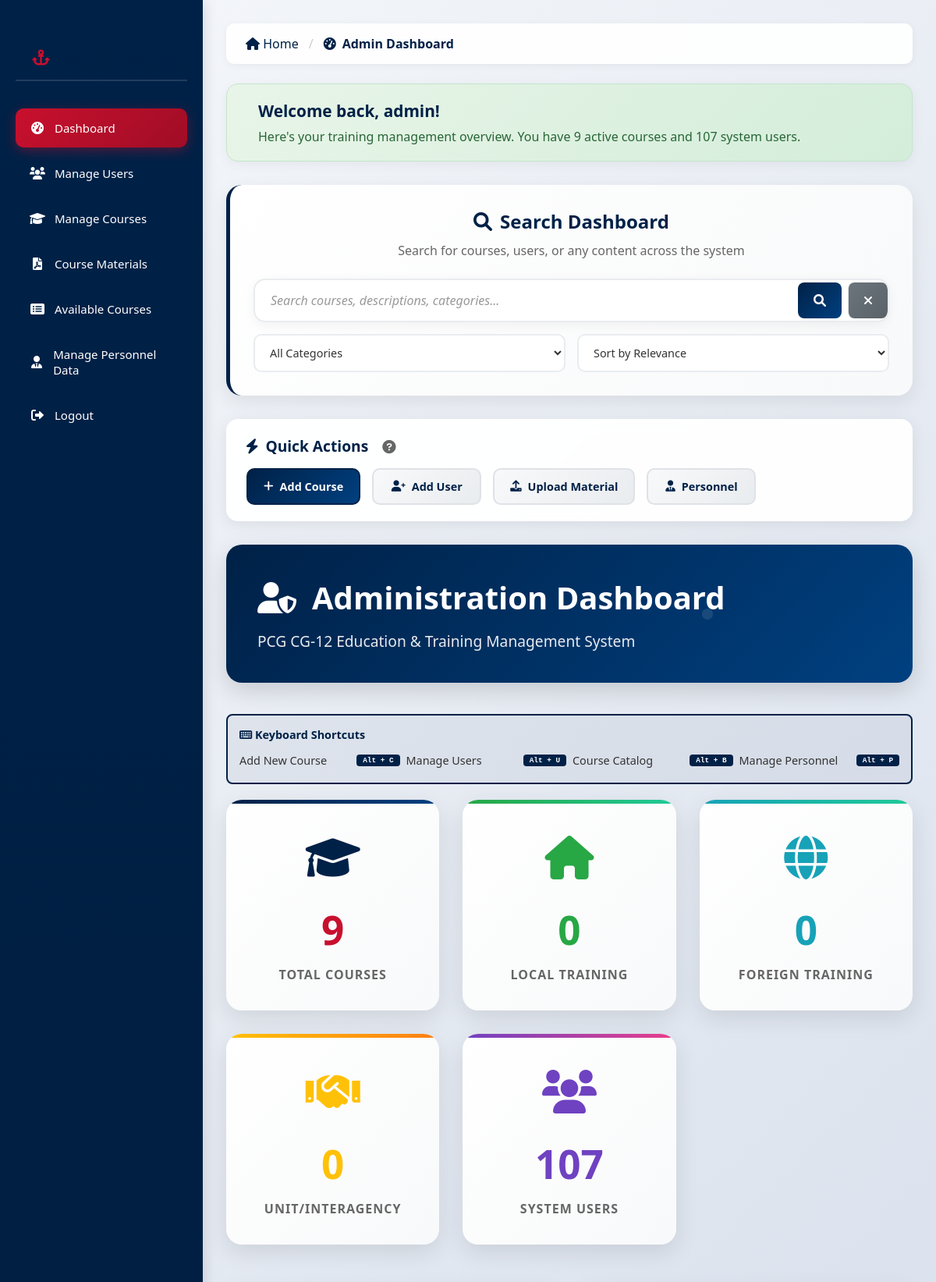
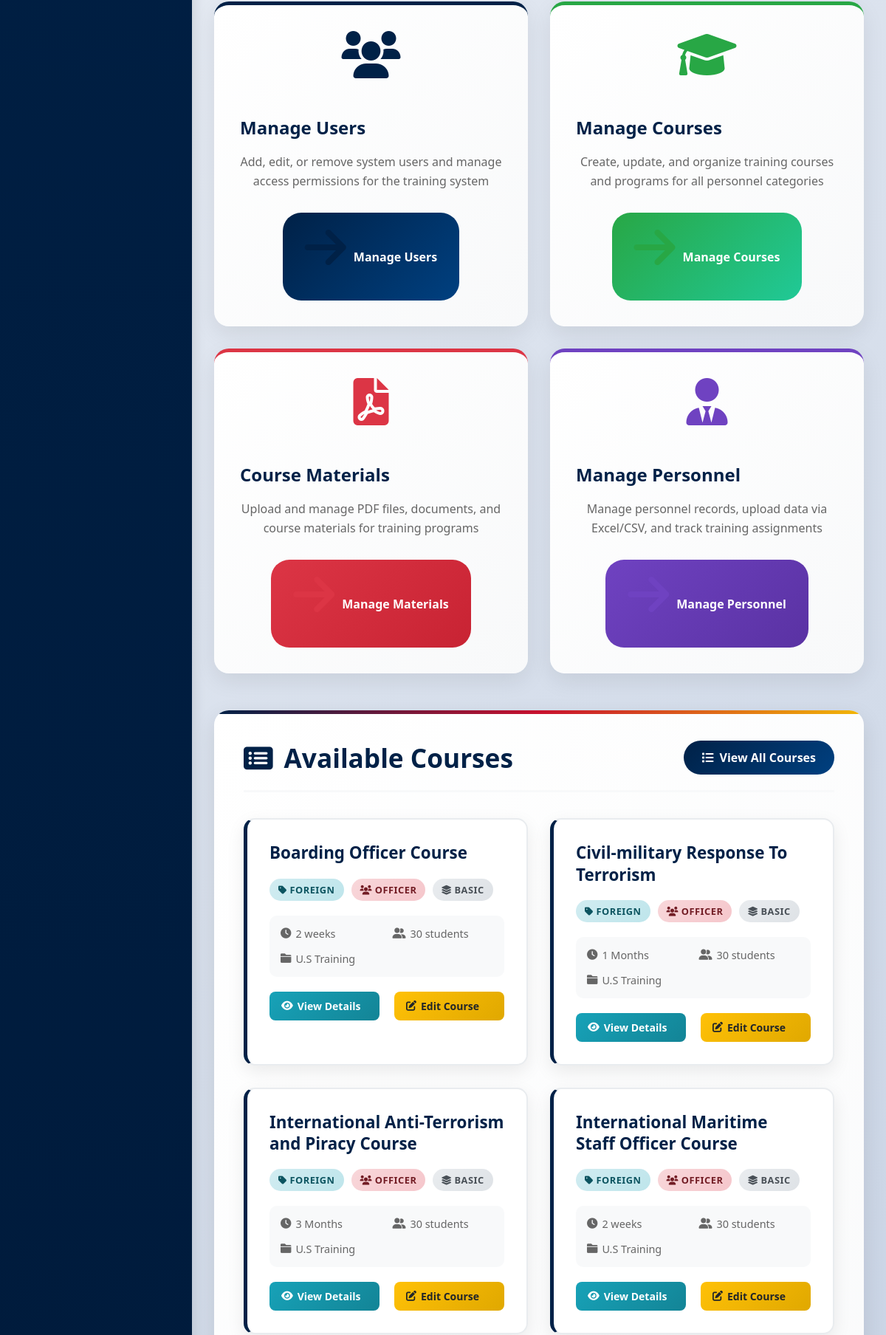
Page /admin-dashboard-enhanced.php (signed in, upper part) on the committed database (2 pictures, top to bottom).
### tables this page shows
CREATE TABLE `courses` (
  `id` int(11) NOT NULL,
  `course_name` varchar(255) NOT NULL,
  `course_code` varchar(50) DEFAULT NULL,
  `training_type` enum('Local','Foreign','Unit') NOT NULL DEFAULT 'Local',
  `category` varchar(100) DEFAULT NULL,
  `subcategory` varchar(100) DEFAULT NULL,
  `target_audience` enum('Officer','Non-Officer','Both') NOT NULL DEFAULT 'Both',
  `course_level` enum('Basic','Intermediate','Advanced','Senior') DEFAULT 'Basic',
  `description` text DEFAULT NULL,
  `duration` varchar(100) DEFAULT NULL,
  `capacity` int(11) DEFAULT 30,
  `prerequisites` text DEFAULT NULL,
  `learning_objectives` text DEFAULT NULL,
  `course_outline` text DEFAULT NULL,
  `file_attachment` varchar(255) DEFAULT NULL,
  `status` enum('Active','Inactive','Pending') DEFAULT 'Active',
  `completion_status` enum('In Progress','Completed','Cancelled') DEFAULT NULL,
  `start_date` date DEFAULT NULL,
  `end_date` date DEFAULT NULL,
  `pass_date` date DEFAULT NULL,
  `instructor` varchar(255) DEFAULT NULL,
  `created_at` timestamp NOT NULL DEFAULT current_timestamp(),
  `updated_at` timestamp NOT NULL DEFAULT current_timestamp() ON UPDATE current_timestamp()
);

### admin-dashboard-enhanced.php (the view, shortened to what this page needs)
<?php
include 'db.php';
$check_columns = $conn->query("SHOW COLUMNS FROM courses LIKE 'training_type'");
$has_new_structure = $check_columns && $check_columns->num_rows > 0;
if ($has_new_structure) {
    $courses_query = "SELECT * FROM courses WHERE status = 'Active' ORDER BY training_type, course_name LIMIT 8";
} else {
    $courses_query = "SELECT * FROM courses ORDER BY course_name LIMIT 8";
}
$courses_result = $conn->query($courses_query);
if ($has_new_structure) {
    $stats_query = "SELECT
        COUNT(*) as total_courses,
        SUM(CASE WHEN training_type = 'Local Training' THEN 1 ELSE 0 END) as local_courses,
        SUM(CASE WHEN training_type = 'Foreign Training' THEN 1 ELSE 0 END) as foreign_courses,
        SUM(CASE WHEN training_type = 'Unit / Interagency Training' THEN 1 ELSE 0 END) as unit_courses
        FROM courses WHERE status = 'Active'";
} else {
    $stats_query = "SELECT COUNT(*) as total_courses, 0 as local_courses, 0 as foreign_courses, 0 as unit_courses FROM courses";
}
$stats_result = $conn->query($stats_query);
$stats = $stats_result ? $stats_result->fetch_assoc() : ['total_courses' => 0, 'local_courses' => 0, 'foreign_courses' => 0, 'unit_courses' => 0];
$users_check = $conn->query("SHOW TABLES LIKE 'users'");
$has_users_table = $users_check && $users_check->num_rows > 0;
if ($has_users_table) {
    $users_count_result = $conn->query("SELECT COUNT(*) as total FROM users");
    $users_count = $users_count_result ? $users_count_result->fetch_assoc()['total'] : 0;
} else {
    $users_count = 1;
}
?>
<!DOCTYPE html>
<html lang="en">
<head>
  <link rel="stylesheet" href="admin-style-enhanced.css">
  <link rel="stylesheet" href="https://cdnjs.cloudflare.com/ajax/libs/font-awesome/6.0.0/css/all.min.css">
</head>
<body>
  <div class="sidebar">
    <div class="sidebar-header">
      <h2><i class="fas fa-anchor"></i> CG-12 Admin</h2>
    </div>
    <ul>
      <li><a href="admin-dashboard-enhanced.php" class="active"><i class="fas fa-tachometer-alt"></i> Dashboard</a></li>
      <li><a href="manage-users.php"><i class="fas fa-users"></i> Manage Users</a></li>
      <li><a href="manage-courses.php"><i class="fas fa-graduation-cap"></i> Manage Courses</a></li>
      <li><a href="course-materials.php"><i class="fas fa-file-pdf"></i> Course Materials</a></li>
      <li><a href="#available-courses"><i class="fas fa-list-alt"></i> Available Courses</a></li>
      <li><a href="manage_personnel.php"><i class="fas fa-user-tie"></i> Manage Personnel Data</a></li>
      <li><a href="logout.php"><i class="fas fa-sign-out-alt"></i> Logout</a></li>
    </ul>
  </div>
  <div class="main-content">
    <nav class="breadcrumb" aria-label="Breadcrumb">
      <ol class="breadcrumb-list">
        <li class="breadcrumb-item">
          <a href="index-improved.html"><i class="fas fa-home"></i> Home</a>
        </li>
        <li class="breadcrumb-separator">/</li>
        <li class="breadcrumb-item">
          <i class="fas fa-tachometer-alt"></i> Admin Dashboard
        </li>
      </ol>
    </nav>
    <div class="welcome-message">
      <div class="welcome-text">
        <h3>Welcome back, <?php echo htmlspecialchars($_SESSION['username']); ?>!</h3>
        <p>Here's your training management overview. You have <?php echo $stats['total_courses']; ?> active courses and <?php echo $users_count; ?> system users.</p>
      </div>
    </div>
    <div class="search-section">
      <div class="search-container">
        <div class="search-header">
          <h3><i class="fas fa-search"></i> Search Dashboard</h3>
          <p>Search for courses, users, or any content across the system</p>
        </div>
        <div class="search-bar-wrapper">
          <div class="search-input-group">
            <input type="text" id="dashboardSearch" placeholder="Search courses, descriptions, categories..." class="search-input">
            <button type="button" onclick="performSearch()" class="search-btn">
              <i class="fas fa-search"></i>
            </button>
            <button type="button" onclick="clearSearch()" class="clear-btn" title="Clear search">
              <i class="fas fa-times"></i>
            </button>
          </div>
          <div class="search-filters">
            <select id="searchCategory" class="filter-select">
              <option value="all">All Categories</option>
            </select>
            <select id="searchSort" class="filter-select">
              <option value="relevance">Sort by Relevance</option>
            </select>
          </div>
        </div>
      </div>
    </div>
    <div class="quick-toolbar">
      <div class="toolbar-title">
        <i class="fas fa-bolt"></i> Quick Actions
        <div class="tooltip">
          <i class="fas fa-question-circle" style="color: #666; font-size: 0.9em; margin-left: 8px;"></i>
        </div>
      </div>
      <div class="toolbar-actions">
        <a href="manage-courses-enhanced.php" class="toolbar-btn primary">
          <i class="fas fa-plus"></i> Add Course
        </a>
        <a href="manage-users.html" class="toolbar-btn">
          <i class="fas fa-user-plus"></i> Add User
        </a>
        <a href="course-materials.php" class="toolbar-btn">
          <i class="fas fa-upload"></i> Upload Material
        </a>
        <a href="manage_personnel.php" class="toolbar-btn">
          <i class="fas fa-user-tie"></i> Personnel
        </a>
      </div>
    </div>
    <div class="dashboard-header">
      <div class="dashboard-header-content">
        <div class="header-text">
          <h1><i class="fas fa-user-shield"></i> Administration Dashboard</h1>
          <p>PCG CG-12 Education & Training Management System</p>
        </div>
      </div>
    </div>
    <div class="keyboard-nav">
      <h4><i class="fas fa-keyboard"></i> Keyboard Shortcuts</h4>
      <div class="keyboard-shortcuts">
        <div class="shortcut">
          <span>Add New Course</span>
          <span class="shortcut-key">Alt + C</span>
        </div>
        <div class="shortcut">
          <span>Manage Users</span>
          <span class="shortcut-key">Alt + U</span>
        </div>
        <div class="shortcut">
          <span>Course Catalog</span>
          <span class="shortcut-key">Alt + B</span>
        </div>
        <div class="shortcut">
          <span>Manage Personnel</span>
          <span class="shortcut-key">Alt + P</span>
        </div>
      </div>
    </div>
    <div class="enhanced-stats">
      <div class="enhanced-stat-card" style="--card-color: linear-gradient(90deg, #002147, #004080); --icon-color: #002147; --icon-hover-color: #c8102e; --number-color: #c8102e; --number-hover-color: #002147;">
        <div class="stat-icon"><i class="fas fa-graduation-cap"></i></div>
        <div class="stat-number"><?php echo $stats['total_courses']; ?></div>
        <div class="stat-label">Total Courses</div>
      </div>
      <div class="enhanced-stat-card" style="--card-color: linear-gradient(90deg, #28a745, #20c997); --icon-color: #28a745; --icon-hover-color: #c8102e; --number-color: #28a745; --number-hover-color: #002147;">
        <div class="stat-icon"><i class="fas fa-home"></i></div>
        <div class="stat-number"><?php echo $stats['local_courses']; ?></div>
        <div class="stat-label">Local Training</div>
      </div>
      <div class="enhanced-stat-card" style="--card-color: linear-gradient(90deg, #17a2b8, #20c997); --icon-color: #17a2b8; --icon-hover-color: #c8102e; --number-color: #17a2b8; --number-hover-color: #002147;">
        <div class="stat-icon"><i class="fas fa-globe"></i></div>
        <div class="stat-number"><?php echo $stats['foreign_courses']; ?></div>
        <div class="stat-label">Foreign Training</div>
      </div>
      <div class="enhanced-stat-card" style="--card-color: linear-gradient(90deg, #ffc107, #fd7e14); --icon-color: #ffc107; --icon-hover-color: #c8102e; --number-color: #ffc107; --number-hover-color: #002147;">
        <div class="stat-icon"><i class="fas fa-handshake"></i></div>
        <div class="stat-number"><?php echo $stats['unit_courses']; ?></div>
        <div class="stat-label">Unit/Interagency</div>
      </div>
      <div class="enhanced-stat-card" style="--card-color: linear-gradient(90deg, #6f42c1, #e83e8c); --icon-color: #6f42c1; --icon-hover-color: #c8102e; --number-color: #6f42c1; --number-hover-color: #002147;">
        <div class="stat-icon"><i class="fas fa-users"></i></div>
        <div class="stat-number"><?php echo $users_count; ?></div>
        <div class="stat-label">System Users</div>
      </div>
    </div>
    <div class="quick-actions">
      <div class="action-card" style="--action-color: #002147; --action-dark: #004080; --action-hover-color: #c8102e;">
        <i class="fas fa-users"></i>
        <h3>Manage Users</h3>
        <p>Add, edit, or remove system users and manage access permissions for the training system</p>
        <a href="manage-users.html" class="action-btn"><i class="fas fa-arrow-right"></i> Manage Users</a>
      </div>
      <div class="action-card" style="--action-color: #28a745; --action-dark: #20c997; --action-hover-color: #c8102e;">
        <i class="fas fa-graduation-cap"></i>
        <h3>Manage Courses</h3>
        <p>Create, update, and organize training courses and programs for all personnel categories</p>
        <a href="manage-courses-enhanced.php" class="action-btn"><i class="fas fa-arrow-right"></i> Manage Courses</a>
      </div>
      <div class="action-card" style="--action-color: #dc3545; --action-dark: #c82333; --action-hover-color: #c8102e;">
        <i class="fas fa-file-pdf"></i>
        <h3>Course Materials</h3>
        <p>Upload and manage PDF files, documents, and course materials for training programs</p>
        <a href="course-materials.php" class="action-btn"><i class="fas fa-arrow-right"></i> Manage Materials</a>
      </div>
      <div class="action-card" style="--action-color: #6f42c1; --action-dark: #5a32a3; --action-hover-color: #c8102e;">
        <i class="fas fa-user-tie"></i>
        <h3>Manage Personnel</h3>
        <p>Manage personnel records, upload data via Excel/CSV, and track training assignments</p>
        <a href="manage_personnel.php" class="action-btn"><i class="fas fa-arrow-right"></i> Manage Personnel</a>
      </div>
    </div>
    <div id="available-courses" class="available-courses">
      <div class="section-header">
        <h2><i class="fas fa-list-alt"></i> Available Courses</h2>
        <a href="manage-courses-enhanced.php" class="view-all-link">
          <i class="fas fa-list"></i> View All Courses
        </a>
      </div>
      <?php if ($courses_result && $courses_result->num_rows > 0): ?>
        <div class="course-grid">
          <?php while($course = $courses_result->fetch_assoc()): ?>
            <div class="course-card" style="--course-color: <?php
              if (isset($course['training_type'])) {
                switch($course['training_type']) {
                  default: echo '#002147';
                }
              } else {
                echo '#002147';
              }
            ?>;">
              <div class="course-header">
                <div class="course-title"><?php echo htmlspecialchars($course['course_name']); ?></div>
              </div>
              <div class="course-badges">
                <?php if (isset($course['training_type'])): ?>
                  <span class="badge badge-<?php echo strtolower(str_replace([' ', '/'], ['-', '-'], $course['training_type'])); ?>">
                    <i class="fas fa-tag"></i> <?php echo htmlspecialchars($course['training_type']); ?>
                  </span>
                <?php endif; ?>
                <?php if (isset($course['target_audience'])): ?>
                  <span class="badge badge-<?php echo strtolower(str_replace([' ', '-'], ['-', '-'], $course['target_audience'])); ?>">
                    <i class="fas fa-users"></i> <?php echo htmlspecialchars($course['target_audience']); ?>
                  </span>
                <?php endif; ?>
                <?php if (isset($course['course_level'])): ?>
                  <span class="badge" style="background: linear-gradient(135deg, #e9ecef 0%, #dee2e6 100%); color: #495057;">
                    <i class="fas fa-layer-group"></i> <?php echo htmlspecialchars($course['course_level']); ?>
                  </span>
                <?php endif; ?>
              </div>
              <div class="course-meta">
                <?php if (isset($course['duration']) && $course['duration']): ?>
                  <span><i class="fas fa-clock"></i> <?php echo htmlspecialchars($course['duration']); ?></span>
                <?php endif; ?>
                <?php if (isset($course['capacity'])): ?>
                  <span><i class="fas fa-user-friends"></i> <?php echo htmlspecialchars($course['capacity']); ?> students</span>
                <?php endif; ?>
                <?php if (isset($course['category']) && $course['category']): ?>
                  <span><i class="fas fa-folder"></i> <?php echo htmlspecialchars($course['category']); ?></span>
                <?php endif; ?>
              </div>
              <div class="course-actions">
                <button class="btn-action btn-view" onclick="viewCourse(<?php echo $course['id']; ?>)">
                  <i class="fas fa-eye"></i> View Details
                </button>
                <button class="btn-action btn-edit" onclick="editCourse(<?php echo $course['id']; ?>)">
                  <i class="fas fa-edit"></i> Edit Course
                </button>
              </div>
            </div>
          <?php endwhile; ?>
        </div>
      <?php endif; ?>
    </div>
  </div>
</body>
</html>

### rows in the picture
courses: course_name "Boarding Officer Course", training_type "FOREIGN", target_audience "OFFICER", course_level "BASIC", duration "2 weeks", capacity "30", category "U.S Training"
courses: course_name "Civil-military Response To Terrorism", training_type "FOREIGN", target_audience "OFFICER", course_level "BASIC", duration "1 Months", capacity "30", category "U.S Training"
courses: course_name "International Anti-Terrorism and Piracy Course", training_type "FOREIGN", target_audience "OFFICER", course_level "BASIC", duration "3 Months", capacity "30", category "U.S Training"
courses: course_name "International Maritime Staff Officer Course", training_type "FOREIGN", target_audience "OFFICER", course_level "BASIC", duration "2 weeks", capacity "30", category "U.S Training"

### other values in the picture
$_SESSION['username'] "admin"
$stats['total_courses'] "9"
$users_count "107"
$stats['local_courses'] "0"
$stats['foreign_courses'] "0"
$stats['unit_courses'] "0"
